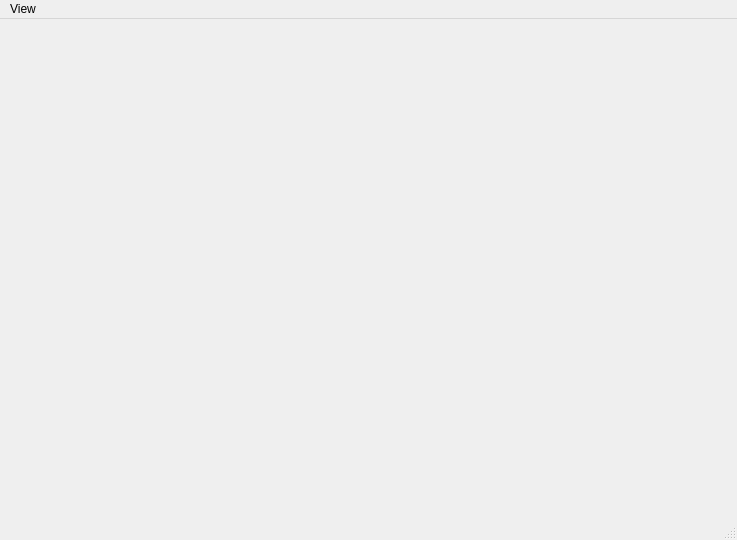
<?xml version="1.0" encoding="UTF-8"?>
<ui version="4.0">
 <class>MainWindow</class>
 <widget class="QMainWindow" name="MainWindow">
  <property name="geometry">
   <rect>
    <x>0</x>
    <y>0</y>
    <width>737</width>
    <height>540</height>
   </rect>
  </property>
  <property name="windowTitle">
   <string>MainWindow</string>
  </property>
  <widget class="QWidget" name="centralWidget"/>
  <widget class="QMenuBar" name="menuBar">
   <property name="geometry">
    <rect>
     <x>0</x>
     <y>0</y>
     <width>737</width>
     <height>21</height>
    </rect>
   </property>
   <widget class="QMenu" name="menuView">
    <property name="title">
     <string>View</string>
    </property>
   </widget>
   <addaction name="menuView"/>
  </widget>
  <widget class="QStatusBar" name="statusBar"/>
 </widget>
 <layoutdefault spacing="6" margin="11"/>
 <resources/>
 <connections/>
</ui>
